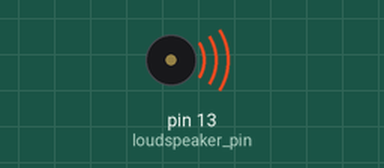
This sketch was run on a simulated Arduino Uno, built with avr-gcc and run on an emulated ATmega328P. Shown: buzzer (waves = sounding).

Above: at 0.15 s.
At 5.8 s:
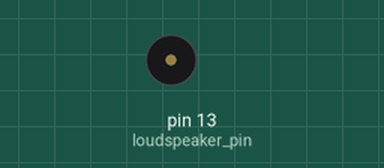
Timing chart, 0 to 6.9 s (numbered marks = the images above):
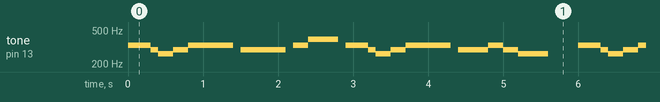

The sketch:

Arduino_music.ino
```cpp
const int loudspeaker_pin = 13;
const int base_time = 16 * 50; // 16の倍数が都合がいい


void setup() {
  // put your setup code here, to run once:
pinMode( loudspeaker_pin, OUTPUT);

}

void loop() {
  // put your main code here, to run repeatedly:
tone(loudspeaker_pin, 330);
delay(base_time * 3 / 2 / 4);
tone(loudspeaker_pin, 294);
delay(base_time / 8);
tone(loudspeaker_pin, 262);
delay(base_time / 4);
tone(loudspeaker_pin, 294);
delay(base_time / 4);
tone(loudspeaker_pin, 330);
delay(base_time / 4);
tone(loudspeaker_pin, 330);
delay(base_time / 4);
tone(loudspeaker_pin, 330);
delay(base_time / 4);
noTone(loudspeaker_pin);
delay(base_time / 8);
tone(loudspeaker_pin, 294);
delay(base_time / 4);
tone(loudspeaker_pin, 294);
delay(base_time / 4);
tone(loudspeaker_pin, 294);
delay(base_time / 4);
noTone(loudspeaker_pin);
delay(base_time / 8);
tone(loudspeaker_pin, 330);
delay(base_time / 4);
tone(loudspeaker_pin, 392);
delay(base_time / 4);
tone(loudspeaker_pin, 392);
delay(base_time / 4);
noTone(loudspeaker_pin);
delay(base_time / 8);
tone(loudspeaker_pin, 330);
delay(base_time * 3 / 2 / 4);
tone(loudspeaker_pin, 294);
delay(base_time / 8);
tone(loudspeaker_pin, 262);
delay(base_time / 4);
tone(loudspeaker_pin, 294);
delay(base_time / 4);
tone(loudspeaker_pin, 330);
delay(base_time / 4);
tone(loudspeaker_pin, 330);
delay(base_time / 4);
tone(loudspeaker_pin, 330);
delay(base_time / 4);
noTone(loudspeaker_pin);
delay(base_time / 8);
tone(loudspeaker_pin, 294);
delay(base_time / 4);
tone(loudspeaker_pin, 294);
delay(base_time / 4);
tone(loudspeaker_pin, 330);
delay(base_time / 4);
tone(loudspeaker_pin, 294);
delay(base_time / 4);
tone(loudspeaker_pin, 262);
delay(base_time / 2);
noTone(loudspeaker_pin);
delay(base_time / 2);

}
```

Measured:
- by itself, tone on pin 13 (loudspeaker_pin): plays 330 Hz for 0.30 s, 294 Hz for 0.10 s, 262 Hz for 0.20 s, 294 Hz for 0.20 s, 330 Hz for 0.60 s, 294 Hz for 0.60 s … (370 notes in this stretch)
